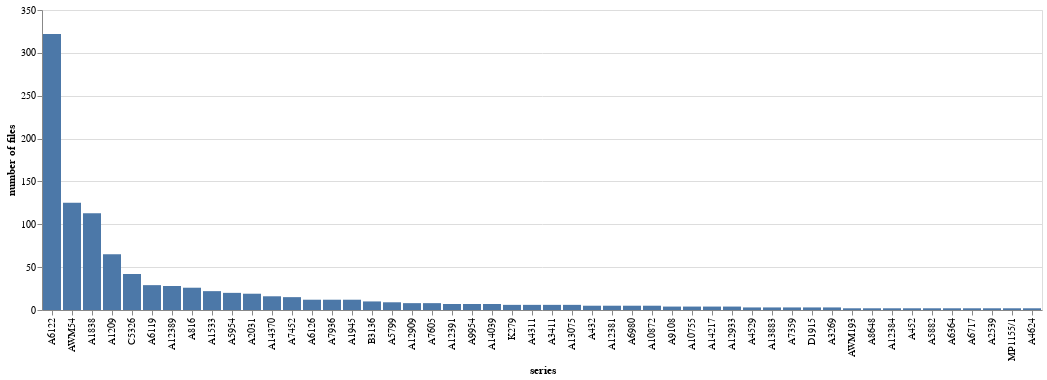

Notebook code cell kept with this figure:
### Code cell
alt.Chart(series_counts_331a[:50]).mark_bar().encode(
    x=alt.X("series", sort="-y"),
    y=alt.Y("count", title="number of files"),
    tooltip=["series", "count"],
)

### Figure 1 — Vega-Lite specification as saved in the notebook (floating-point values rounded to 4 significant figures)
{"config": {"view": {"continuousWidth": 400, "continuousHeight": 300}}, "data": {"name": "data-22a7268e488ebbc97fad4bcd721ea073"}, "mark": "bar", "encoding": {"tooltip": [{"field": "series", "type": "nominal"}, {"field": "count", "type": "quantitative"}], "x": {"field": "series", "sort": "-y", "type": "nominal"}, "y": {"field": "count", "title": "number of files", "type": "quantitative"}}, "$schema": "https://vega.github.io/schema/vega-lite/v4.17.0.json", "datasets": {"data-22a7268e488ebbc97fad4bcd721ea073": [{"series": "A6122", "count": 322}, {"series": "AWM54", "count": 125}, {"series": "A1838", "count": 113}, {"series": "A1209", "count": 65}, {"series": "C5326", "count": 42}, {"series": "A6119", "count": 29}, {"series": "A12389", "count": 28}, {"series": "A816", "count": 26}, {"series": "A1533", "count": 22}, {"series": "A5954", "count": 20}, {"series": "A2031", "count": 19}, {"series": "A14370", "count": 16}, {"series": "A7452", "count": 15}, {"series": "A6126", "count": 12}, {"series": "A7936", "count": 12}, {"series": "A1945", "count": 12}, {"series": "B3136", "count": 10}, {"series": "A5799", "count": 9}, {"series": "A12909", "count": 8}, {"series": "A7605", "count": 8}, {"series": "A12391", "count": 7}, {"series": "A9954", "count": 7}, {"series": "A14039", "count": 7}, {"series": "K279", "count": 6}, {"series": "A4311", "count": 6}, {"series": "A3411", "count": 6}, {"series": "A13075", "count": 6}, {"series": "A432", "count": 5}, {"series": "A12381", "count": 5}, {"series": "A6980", "count": 5}, {"series": "A10872", "count": 5}, {"series": "A9108", "count": 4}, {"series": "A10755", "count": 4}, {"series": "A14217", "count": 4}, {"series": "A12933", "count": 4}, {"series": "A4529", "count": 3}, {"series": "A13883", "count": 3}, {"series": "A7359", "count": 3}, {"series": "D1915", "count": 3}, {"series": "A3269", "count": 3}, {"series": "AWM193", "count": 2}, {"series": "A8648", "count": 2}, {"series": "A12384", "count": 2}, {"series": "A452", "count": 2}, {"series": "A5882", "count": 2}, {"series": "A6364", "count": 2}, {"series": "A6717", "count": 2}, {"series": "A2539", "count": 2}, {"series": "MP1155/1", "count": 2}, {"series": "A4624", "count": 2}]}}
